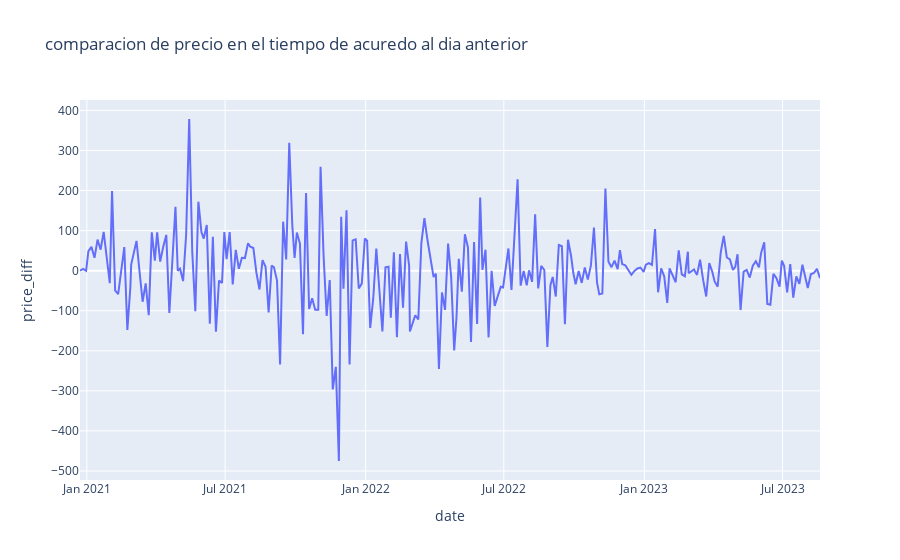

Here is the notebook cell this chart was saved with:
### Code cell
fig_price_returns = px.line(staked_ether_df, x='date', y='price_diff', title='comparacion de precio en el tiempo de acuredo al dia anterior')
fig_price_returns.show()

### Figure 1 — Plotly figure (JSON) as saved in the notebook; plotly's stock layout.template omitted (floating-point values rounded to 4 significant figures; data arrays with more than 128 entries replaced by an {"elided": "..."} marker saying what was removed)
{"data": [{"hovertemplate": "date=%{x}<br>price_diff=%{y}<extra></extra>", "legendgroup": "", "line": {"color": "#636efa", "dash": "solid"}, "marker": {"symbol": "circle"}, "mode": "lines", "name": "", "orientation": "v", "showlegend": false, "type": "scatter", "x": {"elided": "253 str values"}, "xaxis": "x", "y": {"elided": "253 float values"}, "yaxis": "y"}], "layout": {"legend": {"tracegroupgap": 0}, "title": {"text": "comparacion de precio en el tiempo de acuredo al dia anterior"}, "xaxis": {"anchor": "y", "domain": [0, 1], "title": {"text": "date"}}, "yaxis": {"anchor": "x", "domain": [0, 1], "title": {"text": "price_diff"}}}}
